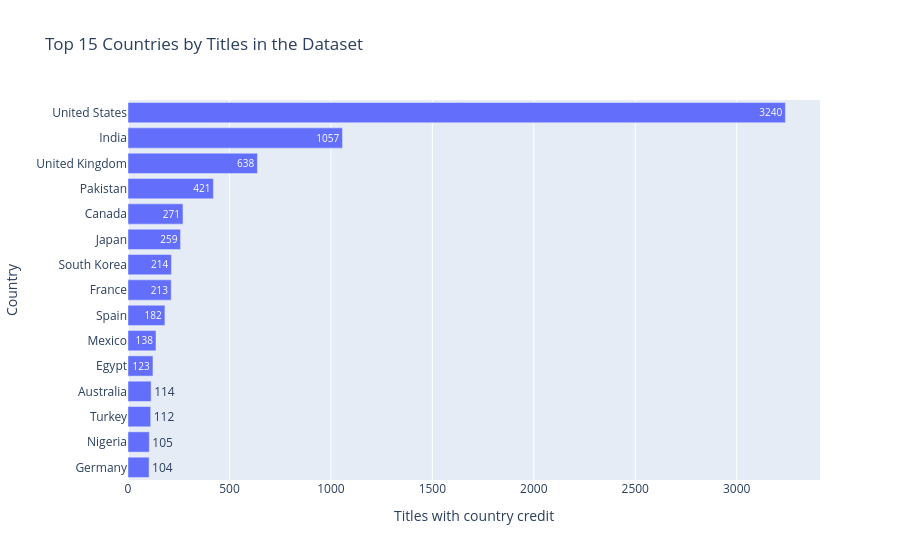

This figure's notebook cell:
### Code cell
# country credits 
country_titles, _ = prepare_country_credits(df)
country_counts = (
    country_titles.groupby("country")["show_id"]
    .nunique()
    .sort_values(ascending=False)
)

top_countries = (
    country_counts.head(15)
    .sort_values()
    .rename_axis("country")
    .reset_index(name="title_count")
)

fig_countries = px.bar(
    top_countries,
    x = "title_count",
    y = "country",
    orientation  = "h",
    title = "Top 15 Countries by Titles in the Dataset",
    labels = {"title_count": "Titles with country credit", "country": "Country"},
    text = "title_count",
)
fig_countries.update_layout(yaxis={"categoryorder": "total ascending"})
fig_countries.show()

### Figure 1 — Plotly figure (JSON) as saved in the notebook; plotly's stock layout.template omitted (floating-point values rounded to 4 significant figures)
{"data": [{"hovertemplate": "Titles with country credit=%{text}<br>Country=%{y}<extra></extra>", "legendgroup": "", "marker": {"color": "#636efa", "pattern": {"shape": ""}}, "name": "", "orientation": "h", "showlegend": false, "text": [104.0, 105.0, 112.0, 114.0, 123.0, 138.0, 182.0, 213.0, 214.0, 259.0, 271.0, 421.0, 638.0, 1057.0, 3240.0], "textposition": "auto", "type": "bar", "x": [104, 105, 112, 114, 123, 138, 182, 213, 214, 259, 271, 421, 638, 1057, 3240], "xaxis": "x", "y": ["Germany", "Nigeria", "Turkey", "Australia", "Egypt", "Mexico", "Spain", "France", "South Korea", "Japan", "Canada", "Pakistan", "United Kingdom", "India", "United States"], "yaxis": "y"}], "layout": {"barmode": "relative", "legend": {"tracegroupgap": 0}, "title": {"text": "Top 15 Countries by Titles in the Dataset"}, "xaxis": {"anchor": "y", "domain": [0, 1], "title": {"text": "Titles with country credit"}}, "yaxis": {"anchor": "x", "categoryorder": "total ascending", "domain": [0, 1], "title": {"text": "Country"}}}}
